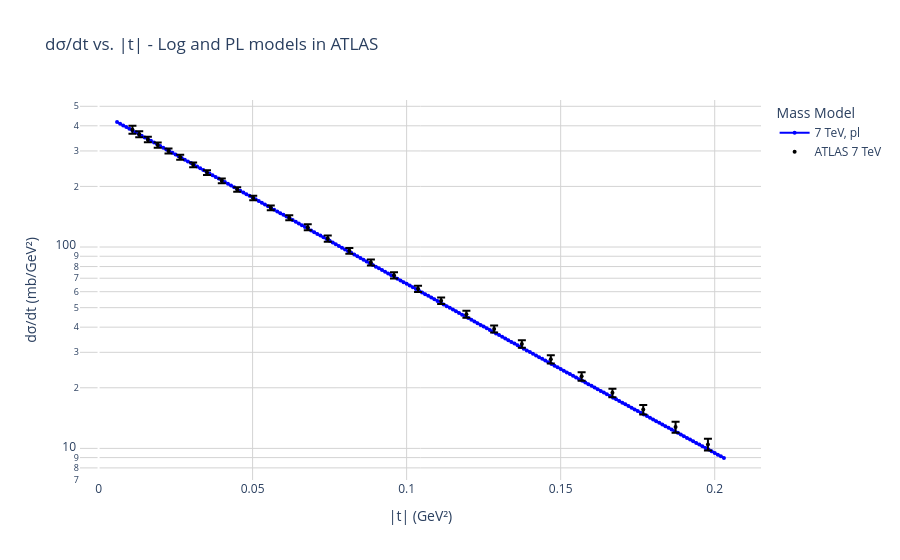

Write notebook code for a chart like this one.
### Code cell
# Calculates and plot dif sigma 
lst_amp_born_diff = []
def get_dif_sigma(epsilon, mg, a1, a2, mg_model):

    sqrt_s = 7000
    scale = 1  # caso único
    start_q2 = 0.006
    max_q2   = 0.204
    q2_step  = 0.001
    n_points = 10000

    # def integrand(y, x, mg, a1, a2, m2_func, q_val):
    #     k        = sqrt_s * x
    #     phi      = 2*np.pi*y
    #     jacobian = 2*np.pi*sqrt_s
    #     return k*(T_1(k,q_val,phi,mg,a1,a2,m2_func) -
    #               T_2(k,q_val,phi,mg,a1,a2,m2_func))*jacobian

    lst_q2 = []
    lst_dif_sigma = []

    q2 = start_q2
    while q2 <= max_q2:
        t = -q2
        integral_value = full_int(mg, a1, a2, mg_model, q2, sqrt_s)
        
        diff_T = integral_value


        s          = sqrt_s**2
        amp_value  = amp_calculation(diff_T, s, epsilon, t)
        lst_amp_born_diff.append(amp_value)
        dif_sigma  = differential_sigma(amp_value, s) * scale

        lst_q2.append(q2)
        lst_dif_sigma.append(dif_sigma)

        q2 += q2_step

    return {sqrt_s: (lst_q2, lst_dif_sigma)}

#for pl atlas
dif_sigma_pl_atlas = get_dif_sigma(
    minuit_born.values['eps'],
    minuit_born.values['mg'], 
    minuit_born.values['a1'],
    minuit_born.values['a2'],
    m2_pl
)

dif_sigma_pl_atlas_7_q2 = dif_sigma_pl_atlas[7000][0]
dif_sigma_pl_atlas_7_values = dif_sigma_pl_atlas[7000][1]


def add_differential_trace(fig, x, y, label, color='red', mg_model= 'log', legend=True, size = 4, width = 2):
    fig.add_trace(go.Scatter(
        x=x,
        y=y,
        mode='lines+markers',
        line=dict(color=color, width=width),
        marker=dict(size=size),
        name=f'{label}, {mg_model}',
        showlegend=legend,

    ))

def add_data_trace(fig, x, y, y_error, scale=1.0, color='black', size=4,
                           name=None, show_label=True, mode='markers'):
    fig.add_trace(go.Scatter(
        x=x,
        y=y * scale,
        mode=mode,
        marker=dict(color=color, size=size),
        error_y=dict(
            type='data',
            array=y_error * scale,
            visible=True
        ),
        name=name if show_label else None,
        showlegend=show_label
    ))

fig_atlas = go.Figure()


# for pl atlas
add_differential_trace(fig_atlas, dif_sigma_pl_atlas_7_q2, dif_sigma_pl_atlas_7_values,label='7 TeV', color='blue', mg_model='pl')

#-----------------------------------------------------------------------------------------------

#-----------------------------------------------------------------------------------------------

#data points
add_data_trace(fig_atlas, x_7_atlas, y_7_atlas, yerr_7_atlas, name='ATLAS 7 TeV', show_label=True, mode='markers')

# Atualiza layout
fig_atlas.update_layout(
    title='dσ/dt vs. |t| - Log and PL models in ATLAS',
    xaxis_title='|t| (GeV²)',
    yaxis_title='dσ/dt (mb/GeV²)',
    yaxis_type='log',
    legend_title='Mass Model',
    plot_bgcolor='white',
    hovermode='x unified'
)

fig_atlas.update_xaxes(gridcolor='lightgray')
fig_atlas.update_yaxes(gridcolor='lightgray')

# fig_atlas.show(renderer='browser')

### Figure 1 — Plotly figure (JSON) as saved in the notebook; plotly's stock layout.template omitted (floating-point values rounded to 4 significant figures; data arrays with more than 128 entries replaced by an {"elided": "..."} marker saying what was removed)
{"data": [{"line": {"color": "blue", "width": 2}, "marker": {"size": 4}, "mode": "lines+markers", "name": "7 TeV, pl", "showlegend": true, "type": "scatter", "x": {"elided": "198 float values"}, "y": {"elided": "198 float values"}}, {"error_y": {"array": [17.8, 12.7, 10.7, 9.8, 8.6, 7.8, 7.0, 6.2, 5.6, 5.0, 4.5, 4.1, 4.1, 4.3, 3.9, 3.2, 2.9, 2.6, 2.2, 2.0, 1.8, 1.6, 1.4, 1.3, 1.1, 0.91, 0.85, 0.8, 0.7], "type": "data", "visible": true}, "marker": {"color": "black", "size": 4}, "mode": "markers", "name": "ATLAS 7 TeV", "showlegend": true, "type": "scatter", "x": [0.011, 0.0132, 0.016, 0.0192, 0.0227, 0.0265, 0.0307, 0.0352, 0.04, 0.045, 0.0502, 0.0559, 0.0619, 0.0679, 0.0744, 0.0814, 0.0884, 0.0959, 0.1037, 0.1112, 0.1194, 0.1284, 0.1374, 0.1468, 0.1568, 0.1668, 0.1768, 0.1873, 0.1978], "y": [382.6, 363.2, 342.0, 320.9, 300.3, 279.4, 256.1, 234.3, 213.2, 193.3, 175.1, 156.5, 139.8, 125.5, 110.2, 95.8, 83.9, 72.4, 62.0, 54.1, 46.4, 39.2, 33.0, 27.7, 22.8, 18.88, 15.58, 12.77, 10.45]}], "layout": {"hovermode": "x unified", "legend": {"title": {"text": "Mass Model"}}, "plot_bgcolor": "white", "title": {"text": "dσ/dt vs. |t| - Log and PL models in ATLAS"}, "xaxis": {"gridcolor": "lightgray", "title": {"text": "|t| (GeV²)"}}, "yaxis": {"gridcolor": "lightgray", "title": {"text": "dσ/dt (mb/GeV²)"}, "type": "log"}}}
